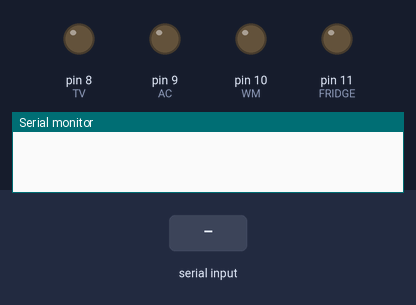
Bench run of a sketch on a simulated Arduino Uno, built with avr-gcc and run on an emulated ATmega328P. On the bench: output pins drawn as LEDs (lit = HIGH), the last lines printed to the serial monitor. Inputs (shaded band) come from the test bench.

Above: at 1.2 s.
1.3 s: "TV off" received over the second serial link
At 3.1 s:
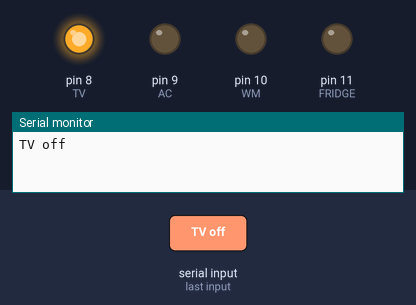
3.8 s: "AC off" received over the second serial link
At 6.0 s:
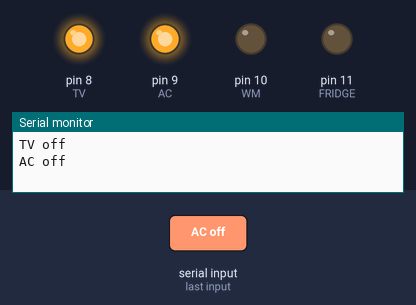
6.3 s: "TV on" received over the second serial link
At 8.0 s:
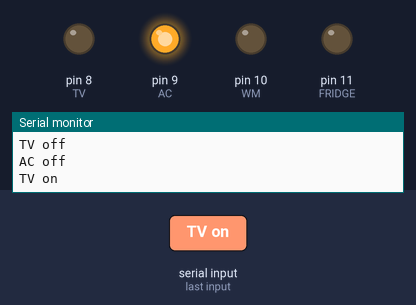
Timing chart, 0 to 9.5 s (numbered marks = the images above; inputs shaded):
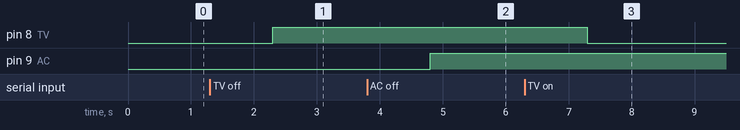

Measured:
- after the input at 1.3 s, pin 8 (TV): LOW → HIGH after 1.0 s
- after the input at 3.8 s, pin 9 (AC): LOW → HIGH after 1.0 s
- after the input at 6.3 s, pin 8 (TV): HIGH → LOW after 1.0 s

The sketch:

automate.ino
```cpp
#include<SoftwareSerial.h>
SoftwareSerial mySerial(2,3);

#define TV 8
#define AC 9
#define WM 10
#define FRIDGE 11

String received;

void setup() {
  Serial.begin(9600);
  mySerial.begin(9600);

  pinMode(TV,OUTPUT);
  pinMode(AC,OUTPUT);
  pinMode(WM,OUTPUT);
  pinMode(FRIDGE,OUTPUT);

  digitalWrite(TV,LOW);
  digitalWrite(AC,LOW);
  digitalWrite(WM,LOW);
  digitalWrite(FRIDGE,LOW);
  }

void loop() {
  if (mySerial.available())
  {
    received = mySerial.readString();
    Serial.println(received);
  }


  else if( received=="TV on"||received=="television on")
  {

    digitalWrite(TV, LOW);

  }

  else if( received=="TV off" ||received=="television off")
  {

    digitalWrite(TV, HIGH);

  }

  else if( received=="AC on" ||received=="AC on")
  {

    digitalWrite(AC, LOW);

  }

  else if( received=="AC off" )//||received=="ir condiyioner off")
  {

    digitalWrite(AC, HIGH);

  }

  else if( received=="WM on" ||received=="washing machine on")
  {

    digitalWrite(WM, LOW);

  }
  else if(received=="WM off" ||received=="washing machine off")
  {

    digitalWrite(WM, HIGH);

  }

  else if(received=="fridge on" ||received == "refrigeator on")
  {

    digitalWrite(FRIDGE, LOW);

  }
  else if( received=="fridge off" ||received == "refrigeator off")
  {

    digitalWrite(FRIDGE, HIGH);

  }
}
```
